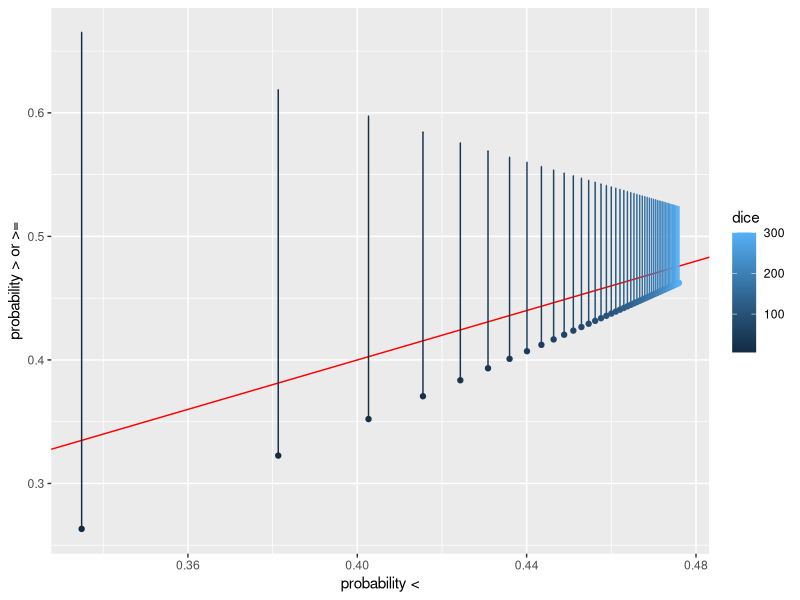
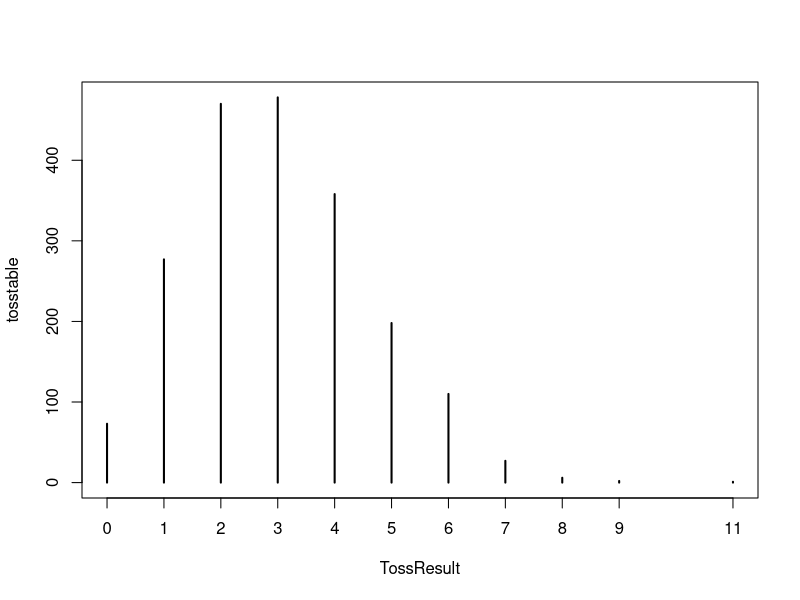

Write the R code that produced these figures, in order.
## ---- chunk 1

which.max(pbinom(0:2, 6 * (1:3), 1 / 6, lower.tail = FALSE))

# disaggregate

pbinom(0:2, 6 * (1:3), 1 / 6, lower.tail = FALSE)


## ---- chunk 2

library(dplyr)
library(ggplot2)

data_frame(threshold = 1:50, dice = 6 * threshold) %>%
  mutate(prob_less = pbinom(threshold - 1, dice, 1 / 6), 
         prob_more = pbinom(threshold, dice, 1 / 6, lower.tail = FALSE),
         prob_equal = dbinom(threshold, dice, 1 / 6)) %>%
  ggplot(aes(prob_less, prob_more, color = dice)) +
  geom_point() +
  geom_abline(colour = "red") +
  geom_errorbar(aes(ymin = prob_more, ymax = prob_more + prob_equal)) +
  xlab("probability <") +
  ylab("probability > or >=")

## ---- chunk 3


dice = 18

TossResult <- rbinom(2000, dice, (1/6))
head(TossResult)
tosstable <- table(TossResult)
tosstable

plot(tosstable)

tosstable <- data.frame(table(TossResult))
tosstable$TossResult <- as.integer(as.character(tosstable$TossResult))

str(tosstable)
tosstable

#tosstable %>%
#  summarise(sum(Freq))

trials <- tosstable %>%
  summarise(sum(Freq))

#tosstable %>% 
#  filter(TossResult >= (dice/6)) 

successes <- tosstable %>% 
  filter(TossResult >= (dice/6)) %>%
  summarise(sum(Freq))
  
successes / trials

# vs the theoretical

pbinom(0:2, 6 * (1:3), 1 / 6, lower.tail = FALSE)






